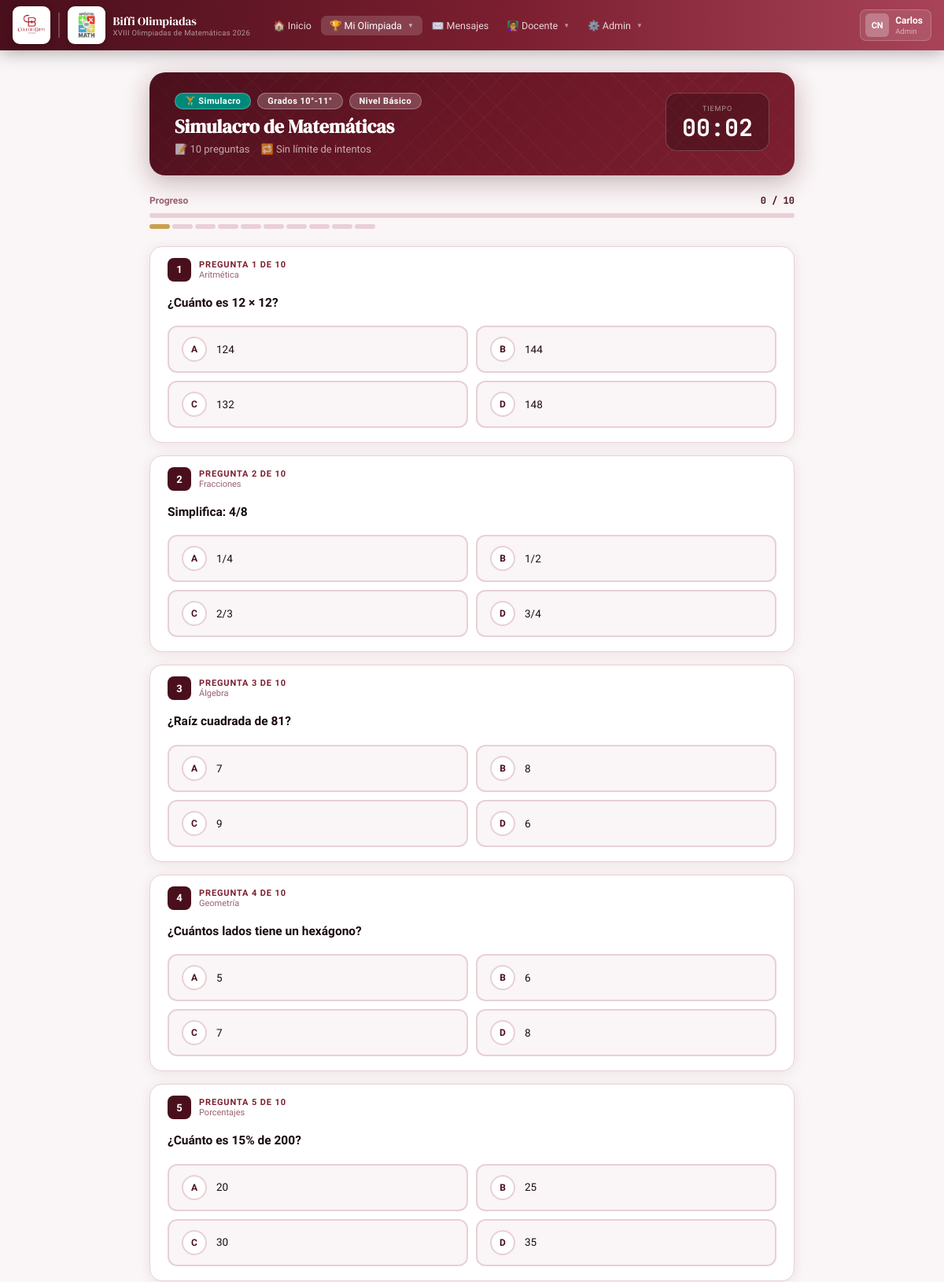
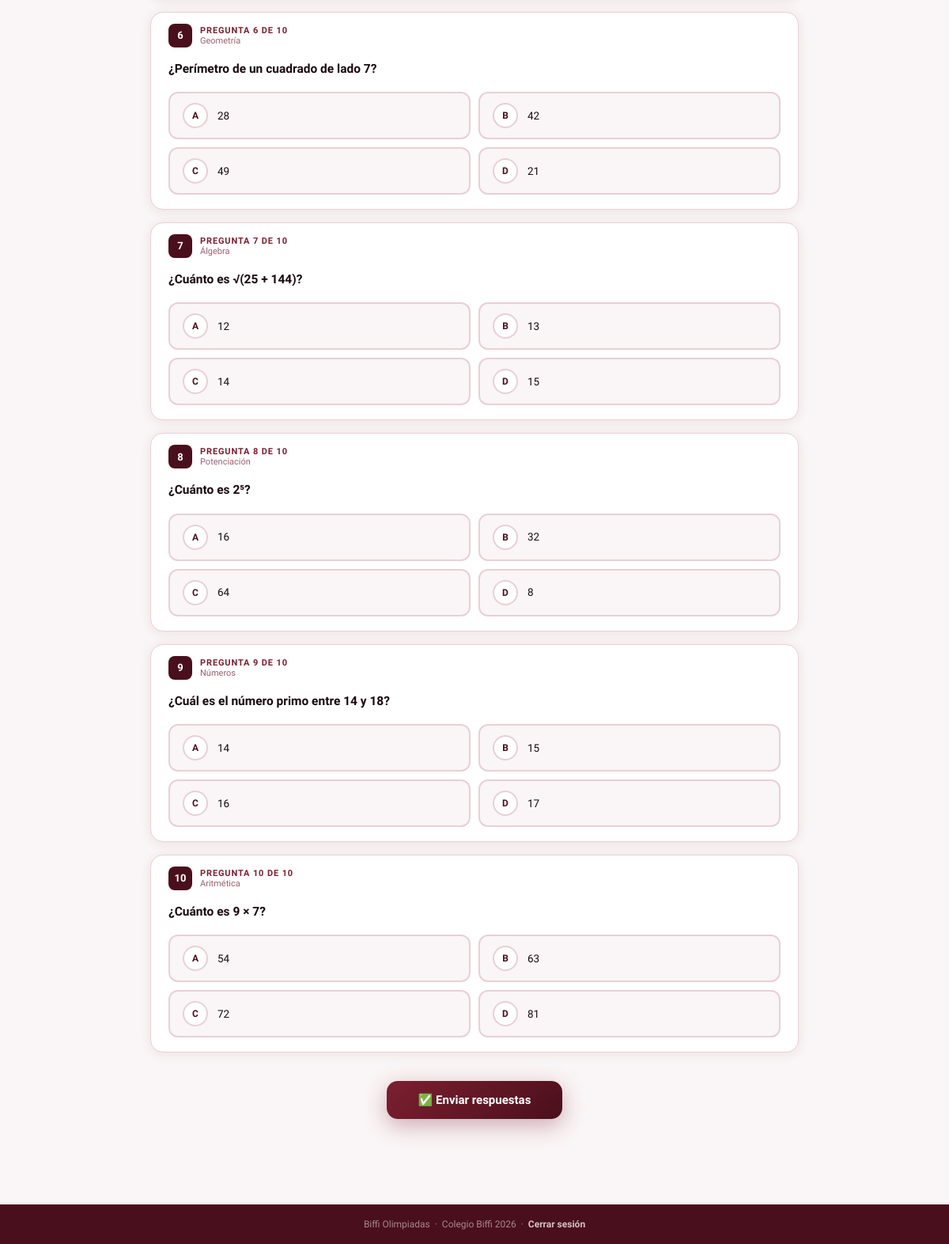
Screenshot of /simulacro.php (signed in) with the database file from the repository (2 pictures, top to bottom).
### tables this page shows
CREATE TABLE IF NOT EXISTS `preguntas` (
  `id`          INT AUTO_INCREMENT PRIMARY KEY,
  `pregunta`    TEXT NOT NULL,
  `imagen_url`  VARCHAR(500) DEFAULT '',
  `op1`         VARCHAR(300) NOT NULL,
  `op2`         VARCHAR(300) NOT NULL,
  `op3`         VARCHAR(300) NOT NULL,
  `op4`         VARCHAR(300) DEFAULT '',
  `correcta`    VARCHAR(300) NOT NULL,
  `nivel`       ENUM('basico','medio','avanzado') DEFAULT 'basico',
  `tema`        VARCHAR(100) DEFAULT 'General',
  `explicacion` TEXT DEFAULT NULL,
  `creado_en`   DATETIME DEFAULT CURRENT_TIMESTAMP
);

### includes/config.php (called while the page is built, shortened)
<?php
function sanitize($str){ return htmlspecialchars(trim($str), ENT_QUOTES, 'UTF-8'); }
function grupoDeGrado(?int $grado): string {
    if($grado === null) return '10-11';
    return '10-11';
}
function miGrupo(): string {
    return grupoDeGrado($_SESSION['grado'] ?? null);
}
function etiquetaGrupo(string $g): string {
    return ['4-5'=>'Grados 4°-5°','6-7'=>'Grados 6°-7°',
            '8-9'=>'Grados 8°-9°','10-11'=>'Grados 10°-11°'][$g] ?? $g;
}
function intentosRestantes($pdo, int $uid, string $tipo, string $grupo, ?string $nivel=null): int {
    if($tipo === 'simulacro') return -1;
}
function tiposPrueba(): array {
    return [
        'simulacro'     => ['🏋️',  'Simulacro',           'Práctica libre, sin límite de tiempo'],
        'clasificatoria'=> ['🎯',  'Prueba Clasificatoria','Selecciona a los mejores'],
        'selectiva'     => ['⭐',  'Prueba Selectiva',     'Segunda fase oficial'],
        'final'         => ['🏆',  'Prueba Final',         'Gran final de las olimpiadas'],
    ];
}
function colorTipo(string $t): string {
    return ['simulacro'=>'#00897b','clasificatoria'=>'#7C1F30',
            'selectiva'=>'#C8A050','final'=>'#f57c00'][$t] ?? '#7C1F30';
}
?>

### simulacro.php (the view, shortened to what this page needs)
<?php
require_once 'includes/config.php';
$nivel = $_GET['nivel'] ?? 'basico';
$tipo  = $_GET['tipo']  ?? 'simulacro';
$mi_grupo = miGrupo();
$cfg_row = null;
try {
    $sc = $pdo->prepare("SELECT * FROM pruebas_config WHERE tipo_prueba=? AND grupo_grado=?");
    $sc->execute([$tipo,$mi_grupo]); $cfg_row=$sc->fetch();
} catch(\Exception $e){}
$tiempo_limite  = $cfg_row['tiempo_limite_min'] ?? null;
$num_preg       = $cfg_row['num_preguntas']     ?? 10;
$max_intentos   = isset($cfg_row['max_intentos']) ? (int)$cfg_row['max_intentos'] : 0;
$intentos_rest  = intentosRestantes($pdo, (int)$_SESSION['user_id'], $tipo, $mi_grupo, $nivel);
$preguntas = [];
if(empty($bloqueado)){
    $stmt = $pdo->prepare("SELECT * FROM preguntas WHERE nivel=? AND grupo_grado=? AND tipo_prueba=? ORDER BY RAND() LIMIT ".intval($num_preg));
    $stmt->execute([$nivel,$mi_grupo,$tipo]);
    $preguntas = $stmt->fetchAll();
}
$resultado = null;
$niveles_lbl=['basico'=>'Básico','medio'=>'Medio','avanzado'=>'Avanzado'];
$tipos_info=tiposPrueba();
$tipo_info=$tipos_info[$tipo]??['🏋️','Simulacro',''];
require_once 'includes/header.php';
?>
<div class="quiz-wrap">
<?php if(!empty($bloqueado) && !isset($resultado)): ?>
<div style="max-width:500px;margin:60px auto;background:white;border-radius:20px;
  padding:48px 36px;text-align:center;box-shadow:0 12px 48px rgba(74,15,28,.15);
  border:2px solid #ffcdd2;">
  <div style="font-size:72px;margin-bottom:16px">🔒</div>
  <h2 style="font-family:'DM Serif Display',serif;font-size:26px;color:#c0392b;margin-bottom:10px">
    Prueba bloqueada
  </h2>
  <p style="font-size:14.5px;color:#7a3030;max-width:340px;margin:0 auto 10px;line-height:1.7">
    Ya completaste el número máximo de intentos permitidos para la
    <strong><?=$tipo_info[1]?></strong> nivel <strong><?=$niveles_lbl[$nivel]?></strong>.
  </p>
  <?php if($max_intentos>0): ?>
  <p style="font-size:13px;color:#9a6070;margin-bottom:24px">
    Límite: <strong><?=$max_intentos?> intento<?=$max_intentos!=1?'s':''?></strong>
  </p>
  <?php endif ?>
  <p style="font-size:13px;color:#bbb;margin-bottom:24px">
    Si necesitas más intentos, comunícate con tu docente.
  </p>
  <div style="display:flex;gap:10px;justify-content:center;flex-wrap:wrap">
    <a href="mensajes.php" class="btn btn-outline" style="border-color:#e53935;color:#e53935">✉️ Contactar docente</a>
    <a href="pruebas.php?tipo=<?=$tipo?>" class="btn btn-outline">← Cambiar nivel</a>
    <a href="curso.php" class="btn btn-v">← Volver al curso</a>
  </div>
</div>
<?php else: ?>
<div class="quiz-header">
  <div class="qh-left">
    <div class="qh-tipo">
      <span class="qh-tipo-badge" style="background:<?=colorTipo($tipo)?>"><?=$tipo_info[0]?> <?=$tipo_info[1]?></span>
      <span class="qh-tipo-badge"><?=etiquetaGrupo($mi_grupo)?></span>
      <span class="qh-tipo-badge">Nivel <?=$niveles_lbl[$nivel]?></span>
    </div>
    <h1 class="qh-title"><?=$tipo_info[1]?> de Matemáticas</h1>
    <div class="qh-meta">
      <span>📝 <?=count($preguntas)?> preguntas</span>
      <?php if($intentos_rest > 0): ?><span style="color:rgba(255,220,100,.95);font-weight:700">🔁 <?=$intentos_rest?> intento<?=$intentos_rest!==1?'s':''?> restante<?=$intentos_rest!==1?'s':''?></span>
      <?php elseif($intentos_rest < 0): ?><span>🔁 Sin límite de intentos</span><?php endif ?>
    </div>
  </div>
  <div class="timer-box" id="timer-box">
    <div class="timer-label"><?=$tiempo_limite?'Tiempo restante':'Tiempo'?></div>
    <div class="timer-display" id="td"><?=$tiempo_limite?sprintf('%02d:00',$tiempo_limite):'00:00'?></div>
  </div>
</div>
<div class="prog-wrap">
  <div class="prog-header">
    <span class="prog-label">Progreso</span>
    <span class="prog-count" id="prog-count">0 / <?=count($preguntas)?></span>
  </div>
  <div class="prog-track"><div class="prog-fill" id="prog-fill" style="width:0%"></div></div>
  <div class="prog-steps" id="steps">
    <?php foreach($preguntas as $i=>$p): ?>
    <div class="ps <?=$i===0?'current':''?>" id="step-<?=$i?>" title="Pregunta <?=$i+1?>"></div>
    <?php endforeach ?>
  </div>
</div>
<?php if(empty($preguntas)): ?>
<div class="no-preg">
  <span>📭</span>
  <h3 style="font-size:17px;font-weight:700;color:var(--vd);margin-bottom:8px">Sin preguntas disponibles</h3>
  <p style="font-size:14px;color:#9a6070;margin-bottom:20px">
    No hay preguntas de <strong><?=$tipo_info[1]?></strong> nivel <strong><?=$niveles_lbl[$nivel]?></strong> para <strong><?=etiquetaGrupo($mi_grupo)?></strong>.
    <?php if(puedeEditarPruebas()): ?><br><a href="editor_simulacro.php?grupo=<?=$mi_grupo?>&tipo=<?=$tipo?>" style="color:var(--v);font-weight:700">Agregar preguntas →</a><?php else: ?><br>El docente las agregará pronto.<?php endif ?>
  </p>
  <a href="curso.php" class="btn btn-v">← Volver al curso</a>
</div>
<?php else: ?>
<form method="POST" id="qf">
  <?php $letras=['A','B','C','D']; foreach($preguntas as $i=>$p):
    $ops=array_filter([$p['op1'],$p['op2'],$p['op3'],$p['op4']]);
  ?>
  <div class="qcard" id="qc-<?=$i?>">
    <div class="qcard-head">
      <div class="qcard-num"><?=$i+1?></div>
      <div class="qcard-meta">
        <div class="qcard-num-lbl">Pregunta <?=$i+1?> de <?=count($preguntas)?></div>
        <div class="qcard-tema"><?=sanitize($p['tema'])?></div>
      </div>
    </div>
    <div class="qcard-body">
      <div class="qtext math-render"><?=htmlspecialchars_decode(htmlspecialchars($p['pregunta'],ENT_NOQUOTES))?></div>
      <div class="opts">
        <?php foreach(array_values($ops) as $j=>$op): ?>
        <label class="opt" onclick="markStep(<?=$i?>)">
          <span class="opt-c"><?=$letras[$j]?></span>
          <span class="opt-t math-render"><?=htmlspecialchars_decode(htmlspecialchars($op,ENT_NOQUOTES))?></span>
        </label>
        <?php endforeach ?>
      </div>
    </div>
  </div>
  <?php endforeach ?>
  <div class="submit-wrap">
    <button type="button" class="btn-submit" onclick="submitQuiz()">
      ✅ Enviar respuestas
    </button>
  </div>
</form>
<?php endif ?>
<?php endif ?>
</div>
<?php require_once 'includes/footer.php'; ?>

### includes/header.php (style rules this page uses)
:root { --v:#7C1F30;--vd:#4A0F1C;--vl:#A84358;--vp:#F5E8EB; --gold:#C8A050;--ink:#1A0A0F;--mist:#FAF5F6;--white:#fff; --green:#2E7D52;--border:#E8D0D6; --sh:0 4px 24px rgba(74,15,28,.10);--shh:0 12px 40px rgba(124,31,48,.20); }
*,*::before,*::after { margin:0;padding:0;box-sizing:border-box }
body { font-family:'Sora',sans-serif;background:var(--mist);color:var(--ink);min-height:100vh }

### rows the page displays
preguntas: count($preguntas) "10", tema "Aritmética", pregunta "¿Cuánto es 12 × 12?", j "A", op1 "124", j "B", op "144", j "C", op3 "132", j "D", op4 "148"
preguntas: count($preguntas) "10", tema "Fracciones", pregunta "Simplifica: 4/8", j "A", op1 "1/4", j "B", op "1/2", j "C", op3 "2/3", j "D", op4 "3/4"
preguntas: count($preguntas) "10", tema "Álgebra", pregunta "¿Raíz cuadrada de 81?", j "A", op "7", j "B", op "8", j "C", op "9", j "D", op "6"
preguntas: count($preguntas) "10", tema "Geometría", pregunta "¿Cuántos lados tiene un hexágono?", j "A", op1 "5", j "B", op "6", j "C", op3 "7", j "D", op4 "8"
preguntas: count($preguntas) "10", tema "Porcentajes", pregunta "¿Cuánto es 15% de 200?", j "A", op1 "20", j "B", op2 "25", j "C", op "30", j "D", op4 "35"
preguntas: count($preguntas) "10", tema "Geometría", pregunta "¿Perímetro de un cuadrado de lado 7?", j "A", op "28", j "B", op2 "42", j "C", op3 "49", j "D", op4 "21"
preguntas: count($preguntas) "10", tema "Álgebra", pregunta "¿Cuánto es √(25 + 144)?", j "A", op1 "12", j "B", op "13", j "C", op3 "14", j "D", op4 "15"
preguntas: count($preguntas) "10", tema "Potenciación", pregunta "¿Cuánto es 2⁵?", j "A", op1 "16", j "B", op "32", j "C", op3 "64", j "D", op4 "8"
preguntas: count($preguntas) "10", tema "Números", pregunta "¿Cuál es el número primo entre 14 y 18?", j "A", op1 "14", j "B", op2 "15", j "C", op3 "16", j "D", op "17"
preguntas: count($preguntas) "10", tema "Aritmética", pregunta "¿Cuánto es 9 × 7?", j "A", op1 "54", j "B", op "63", j "C", op3 "72", j "D", op4 "81"

### other values shown
$_iniciales "CN"
$_nombre "Carlos"
$rol_actual "Admin"
$tipo_info[0] "🏋️"
$tipo_info[1] "Simulacro"
etiquetaGrupo($mi_grupo) "Grados 10°-11°"
$niveles_lbl[$nivel] "Básico"
count($preguntas) "10"
